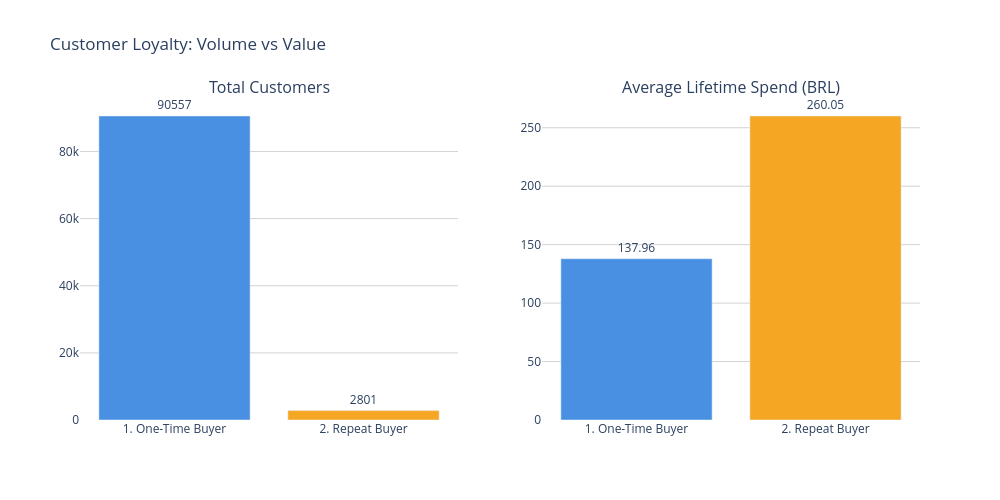

The notebook cell this image was saved under:
### Code cell
import plotly.graph_objects as go
from plotly.subplots import make_subplots

# Create subplots with 1 row, 2 columns
fig = make_subplots(rows=1, cols=2, subplot_titles=("Total Customers", "Average Lifetime Spend (BRL)"))

# Chart 1: Total Customers
fig.add_trace(
    go.Bar(x=result_loyalty['customer_type'], y=result_loyalty['Total_Customers'], 
           name='Total Customers', marker_color=['#4A90E2', '#F5A623'],
           text=result_loyalty['Total_Customers'], textposition='outside'),
    row=1, col=1
)

# Chart 2: Average Lifetime Spend
fig.add_trace(
    go.Bar(x=result_loyalty['customer_type'], y=result_loyalty['Avg_Lifetime_Spend'], 
           name='Avg Spend', marker_color=['#4A90E2', '#F5A623'],
           text=result_loyalty['Avg_Lifetime_Spend'], textposition='outside'),
    row=1, col=2
)

# Clean up the layout
fig.update_layout(
    title_text='Customer Loyalty: Volume vs Value',
    showlegend=False,
    width=1000,
    height=500,
    plot_bgcolor='white'
)

# Clean up hover
fig.update_traces(
    hovertemplate="<b>%{x}</b><br>Value: %{y:,.0f}<extra> </extra>"
)

fig.update_yaxes(showgrid=True, gridwidth=1, gridcolor='LightGray')
fig.show()

### Figure 1 — Plotly figure (JSON) as saved in the notebook; plotly's stock layout.template omitted (floating-point values rounded to 4 significant figures)
{"data": [{"hovertemplate": "<b>%{x}</b><br>Value: %{y:,.0f}<extra> </extra>", "marker": {"color": ["#4A90E2", "#F5A623"]}, "name": "Total Customers", "text": [90560.0, 2801.0], "textposition": "outside", "type": "bar", "x": ["1. One-Time Buyer", "2. Repeat Buyer"], "xaxis": "x", "y": [90557, 2801], "yaxis": "y"}, {"hovertemplate": "<b>%{x}</b><br>Value: %{y:,.0f}<extra> </extra>", "marker": {"color": ["#4A90E2", "#F5A623"]}, "name": "Avg Spend", "text": [138.0, 260.1], "textposition": "outside", "type": "bar", "x": ["1. One-Time Buyer", "2. Repeat Buyer"], "xaxis": "x2", "y": [138.0, 260.1], "yaxis": "y2"}], "layout": {"annotations": [{"font": {"size": 16}, "showarrow": false, "text": "Total Customers", "x": 0.225, "xanchor": "center", "xref": "paper", "y": 1, "yanchor": "bottom", "yref": "paper"}, {"font": {"size": 16}, "showarrow": false, "text": "Average Lifetime Spend (BRL)", "x": 0.775, "xanchor": "center", "xref": "paper", "y": 1, "yanchor": "bottom", "yref": "paper"}], "height": 500, "plot_bgcolor": "white", "showlegend": false, "title": {"text": "Customer Loyalty: Volume vs Value"}, "width": 1000, "xaxis": {"anchor": "y", "domain": [0, 0.45]}, "xaxis2": {"anchor": "y2", "domain": [0.55, 1]}, "yaxis": {"anchor": "x", "domain": [0, 1], "gridcolor": "LightGray", "gridwidth": 1, "showgrid": true}, "yaxis2": {"anchor": "x2", "domain": [0, 1], "gridcolor": "LightGray", "gridwidth": 1, "showgrid": true}}}
